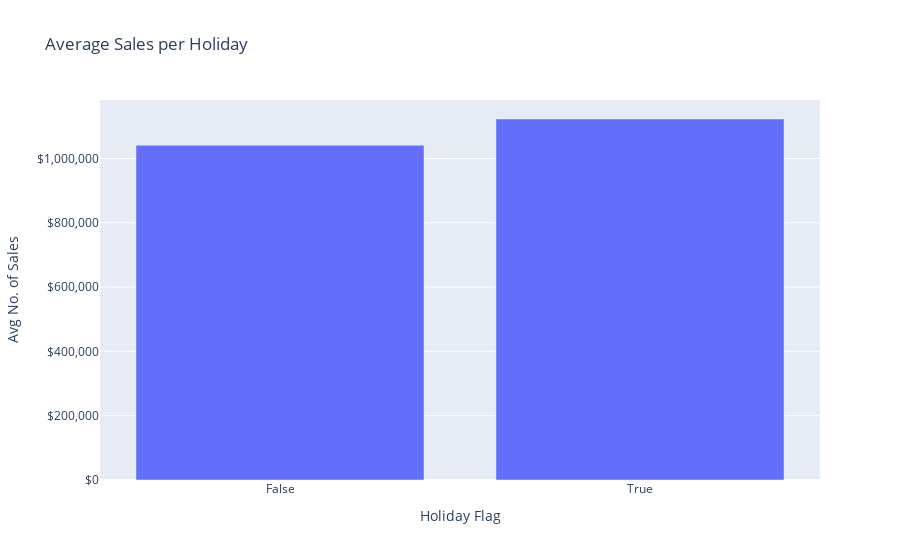

Source (notebook cell):
### Markdown cell above
The difference in sales during holiday weeks is approximately $75K more that the overall average of all weeks.  Note that due to the peak periods which contain holidays, this will likely skew the averages.

### Code cell
holiday_sales = processed_data.groupby('Holiday_Flag')['Weekly_Sales'].mean().reset_index()

# Rename columns for clarity
holiday_sales.columns = ['Holiday_Flag', 'Avg_Weekly_Sales']

# Convert the Holiday_Flag to string labels 'False' and 'True'
holiday_sales['Holiday_Flag'] = holiday_sales['Holiday_Flag'].map({0: 'False', 1: 'True'})

# Create the bar plot
fig = px.bar(holiday_sales, 
             x='Holiday_Flag', 
             y='Avg_Weekly_Sales', 
             labels={'Holiday_Flag': 'Holiday Flag', 'Avg_Weekly_Sales': 'Avg No. of Sales'},
             title='Average Sales per Holiday')

# Update y-axis to format as currency
fig.update_yaxes(tickprefix="$", ticksuffix="", tickformat=",")  # Format y-axis as currency

# Show the figure
fig.show()

### Figure 1 — Plotly figure (JSON) as saved in the notebook; plotly's stock layout.template omitted (floating-point values rounded to 4 significant figures)
{"data": [{"hovertemplate": "Holiday Flag=%{x}<br>Avg No. of Sales=%{y}<extra></extra>", "legendgroup": "", "marker": {"color": "#636efa", "pattern": {"shape": ""}}, "name": "", "orientation": "v", "showlegend": false, "textposition": "auto", "type": "bar", "x": ["False", "True"], "xaxis": "x", "y": [1041000.0, 1123000.0], "yaxis": "y"}], "layout": {"barmode": "relative", "legend": {"tracegroupgap": 0}, "title": {"text": "Average Sales per Holiday"}, "xaxis": {"anchor": "y", "domain": [0, 1], "title": {"text": "Holiday Flag"}}, "yaxis": {"anchor": "x", "domain": [0, 1], "tickformat": ",", "tickprefix": "$", "ticksuffix": "", "title": {"text": "Avg No. of Sales"}}}}
